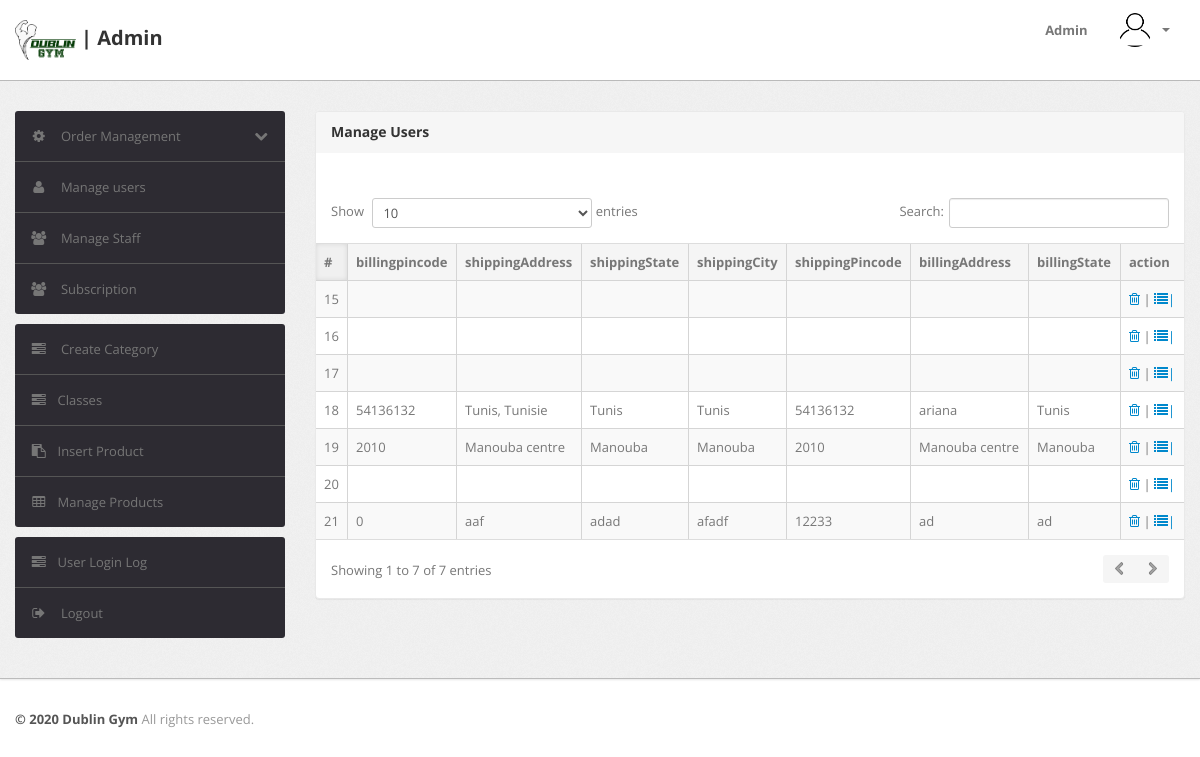
The page /admin/manage-users.php (signed in) on the database its author committed.
### tables this page shows
CREATE TABLE `users` (
  `id` int(11) NOT NULL,
  `name` varchar(255) DEFAULT NULL,
  `email` varchar(255) DEFAULT NULL,
  `contactno` bigint(11) DEFAULT NULL,
  `password` varchar(255) DEFAULT NULL,
  `billingpincode` int(11) DEFAULT NULL,
  `shippingAddress` longtext DEFAULT NULL,
  `shippingState` varchar(255) DEFAULT NULL,
  `shippingCity` varchar(255) DEFAULT NULL,
  `shippingPincode` int(11) DEFAULT NULL,
  `billingAddress` longtext DEFAULT NULL,
  `billingState` varchar(255) DEFAULT NULL,
  `billingCity` varchar(255) DEFAULT NULL,
  `regDate` timestamp NOT NULL DEFAULT current_timestamp(),
  `updationDate` varchar(255) DEFAULT NULL
);

### admin/manage-users.php (the view, shortened to what this page needs)
<?php
include('users_action.php');
if(strlen($_SESSION['alogin'])==0)
	{
header('location:index.php');
}
else{
?>
<!DOCTYPE html>
<html lang="en">
<head>
	<link type="text/css" href="bootstrap/css/bootstrap.min.css" rel="stylesheet">
	<link type="text/css" href="bootstrap/css/bootstrap-responsive.min.css" rel="stylesheet">
	<link type="text/css" href="css/theme.css" rel="stylesheet">
	<link type="text/css" href="images/icons/css/font-awesome.css" rel="stylesheet">
</head>
<body>
<?php include('include/header.php');?>
	<div class="wrapper">
		<div class="container">
			<div class="row">
<?php include('include/sidebar.php');?>
			<div class="span9">
					<div class="content">
	<div class="module">
							<div class="module-head">
								<h3>Manage Users</h3>
							</div>
							<br>
      <?php
    $query="SELECT * FROM users ";
    $stmt=$con->prepare($query);
    $stmt->execute();
    $result=$stmt->get_result();
      ?>
            <div class="module-body table">
	<table cellpadding="0" cellspacing="0" border="0" class="datatable-1 table-bordered table-striped display table-responsive" width="100%" >
    <thead>
      <tr>
        <th>#</th>
		<th>billingpincode</th>
        <th>shippingAddress</th>
        <th>shippingState</th>
        <th>shippingCity</th>
        <th>shippingPincode</th>
        <th>billingAddress</th>
        <th>billingState</th>
        <th>action</th>
			</tr>
    </thead>
    <tbody>
      <?php while ($row=$result->fetch_assoc()){?>
      <tr>
        <td><?=$row['id']  ?></td>
			<td><?=$row['billingpincode']  ?></td>
			<td><?=$row['shippingAddress']  ?></td>
			<td><?=$row['shippingState']  ?></td>
			<td><?=$row['shippingCity']  ?></td>
			<td><?=$row['shippingPincode']  ?></td>
			<td><?=$row['billingAddress']  ?></td>
			<td><?=$row['billingState']  ?></td>
			<td>
             	<a href="users_action.php?delete=<?=$row['id']  ?>" title="Delete user" onclick="return confirm('Do you want to delete this record ?')" ><i class="icon-trash"></i></a> |
				 <a href="javascript:void(0);" onClick="popUpWindow('user_details.php?details=<?=$row['id']  ?>');" title="users Details" target="_blank"><i class="icon-list"></i>|</a>
             	             </td>
      </tr>
    <?php }  ?>
    </tbody>
  </table>
                    </div>
                </div>
		</div>
	</div>
        </div>
    </div>
</div>
<?php include('include/footer.php');?>
</body>
<?php } ?>

### admin/css/theme.css (style rules this page uses)
body { font-size: 13px; font-family: 'Open Sans', Arial, sans-serif; background: #fff; color: #777 }
h1, h2, h3, h4, h5, h6 { color: #333; margin-top: 0 }
h3 { font-size: 20px }
.wrapper { background: url(../images/bg.png) #eee; border-bottom: 1px solid #bbb; -webkit-box-shadow: 0 1px 2px rgba(0,0,0,0.1); -moz-box-shadow: 0 1px 2px rgba(0,0,0,0.1); box-shadow: 0 1px 2px rgba(0,0,0,0.1); padding: 30px 0 }
body [class^="icon-"], body [class*=" icon-"] { font-size: 14px; line-height: 20px; height: 20px }
.module { background: #fff; -webkit-border-radius: 3px; -moz-border-radius: 3px; border-radius: 3px; border: 1px solid #ccc; border-bottom-color: #bbb; -webkit-box-shadow: 0 0 1px rgba(0,0,0,0.2); -moz-box-shadow: 0 0 1px rgba(0,0,0,0.2); box-shadow: 0 0 1px rgba(0,0,0,0.2); margin-bottom: 30px }
.table { margin-bottom: 0 }
.table th, .table td { border-color: #d5d5d5!important }
.table-bordered thead:first-child tr:first-child>th:first-child, .table-bordered tbody:first-child tr:first-child>td:first-child { -webkit-border-top-left-radius: 2px; -moz-border-radius-topleft: 2px; border-top-left-radius: 2px }
.table-bordered thead:first-child tr:first-child>th:last-child, .table-bordered tbody:first-child tr:first-child>td:last-child { -webkit-border-top-right-radius: 2px; -moz-border-radius-topright: 2px; border-top-right-radius: 2px }
.table-bordered thead:last-child tr:last-child>th:first-child, .table-bordered tbody:last-child tr:last-child>td:first-child, .table-bordered tfoot:last-child tr:last-child>td:first-child { -webkit-border-bottom-left-radius: 2px; -moz-border-radius-bottomleft: 2px; border-bottom-left-radius: 2px }
.table-bordered thead:last-child tr:last-child>th:last-child, .table-bordered tbody:last-child tr:last-child>td:last-child, .table-bordered tfoot:last-child tr:last-child>td:last-child { -webkit-border-bottom-right-radius: 2px; -moz-border-radius-bottomright: 2px; border-bottom-right-radius: 2px }
.module { box-shadow: 0 0 3px rgba(0,0,0,.1); border-color: #e9e9e9; margin-bottom: 20px; background-color: #fff; border-radius: 4px; -webkit-box-shadow: 0 1px 1px rgba(0,0,0,.05); box-shadow: 0 1px 1px rgba(0,0,0,.05); }
.module-head { color: #767676; background-color: #f6f6f6; border-color: #e9e9e9; padding: 10px 15px; border-bottom: 1px solid transparent; border-top-right-radius: 3px; border-top-left-radius: 3px; }
.module-head h3 { font-size: 14px; line-height: 20px; height: 20px; margin: 0 }
.module-body { padding: 15px }
.module-body.table { padding: 15px 0 }
.dataTables_wrapper table th { background: #f5f5f5; cursor: pointer }
.dataTables_wrapper table th.sorting_asc, .dataTables_wrapper table th.sorting_desc { background: #f0f0f0; -webkit-box-shadow: 0 0 5px rgba(0,0,0,0.1) inset; -moz-box-shadow: 0 0 5px rgba(0,0,0,0.1) inset; box-shadow: 0 0 5px rgba(0,0,0,0.1) inset }
.dataTables_wrapper .table-bordered { -webkit-border-radius: 0; -moz-border-radius: 0; border-radius: 0; border-left: 0; border-right: 0 }
.dataTables_wrapper .table-bordered thead tr>th:first-child, .dataTables_wrapper .table-bordered tbody tr>td:first-child, .dataTables_wrapper .table-bordered tfoot tr>td:first-child, .dataTables_wrapper .table-bordered tfoot tr>th:first-child { border-left: 0 }
.dataTables_wrapper .table-bordered thead:first-child tr:first-child>th:first-child, .dataTables_wrapper .table-bordered tbody:first-child tr:first-child>td:first-child { -webkit-border-top-left-radius: 0; -moz-border-radius-topleft: 0; border-top-left-radius: 0 }
.dataTables_wrapper .table-bordered thead:first-child tr:first-child>th:last-child, .dataTables_wrapper .table-bordered tbody:first-child tr:first-child>td:last-child { -webkit-border-top-right-radius: 0; -moz-border-radius-topright: 0; border-top-right-radius: 0 }
.dataTables_wrapper .table-bordered thead:last-child tr:last-child>th:first-child, .dataTables_wrapper .table-bordered tbody:last-child tr:last-child>td:first-child, .dataTables_wrapper .table-bordered tfoot:last-child tr:last-child>td:first-child { -webkit-border-bottom-left-radius: 0; -moz-border-radius-bottomleft: 0; border-bottom-left-radius: 0 }
.dataTables_wrapper .table-bordered thead:last-child tr:last-child>th:last-child, .dataTables_wrapper .table-bordered tbody:last-child tr:last-child>td:last-child, .dataTables_wrapper .table-bordered tfoot:last-child tr:last-child>td:last-child { -webkit-border-bottom-right-radius: 0; -moz-border-radius-bottomright: 0; border-bottom-right-radius: 0 }

### rows shown on the page
users: id "15"
users: id "16"
users: id "17"
users: id "18", billingpincode "54136132", shippingAddress "Tunis, Tunisie", shippingState "Tunis", shippingCity "Tunis", shippingPincode "54136132", billingAddress "ariana", billingState "Tunis"
users: id "19", billingpincode "2010", shippingAddress "Manouba centre", shippingState "Manouba", shippingCity "Manouba", shippingPincode "2010", billingAddress "Manouba centre", billingState "Manouba"
users: id "20"
users: id "21", billingpincode "0", shippingAddress "aaf", shippingState "adad", shippingCity "afadf", shippingPincode "12233", billingAddress "ad", billingState "ad"
